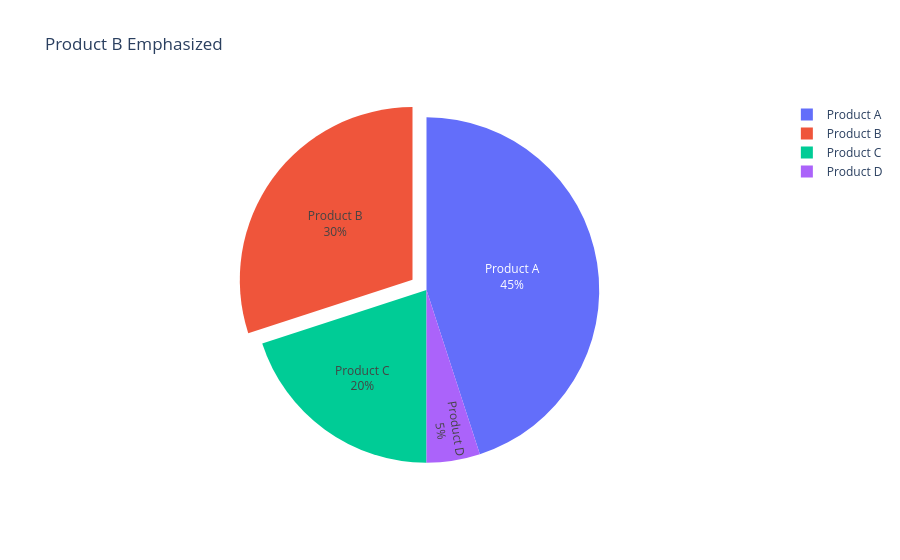
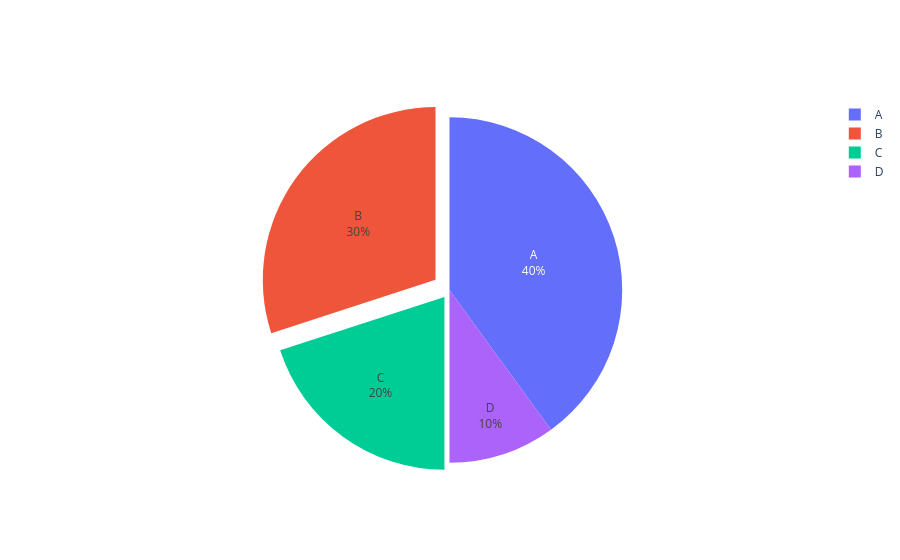
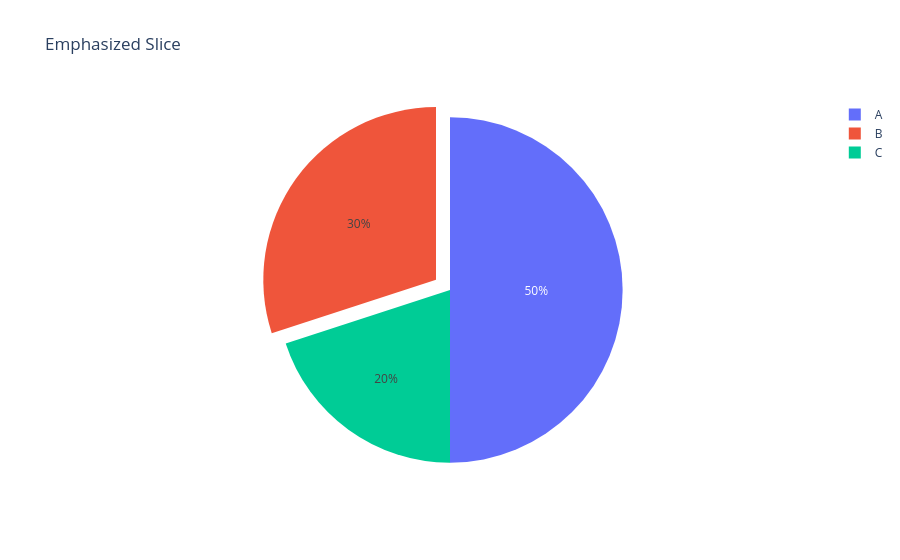

Notebook code cell kept with these figures, in order:
### Markdown cell above
## Pull Slices

### Code cell
# Method 1: Pull out specific slices
fig = go.Figure(data=[go.Pie(
    labels=['Product A', 'Product B', 'Product C', 'Product D'],
    values=[450, 300, 200, 50],
    pull=[0, 0.1, 0, 0],  # Pull out only Product B (index 1) by 0.1 radius
    textinfo='label+percent'
)])

fig.update_layout(title='Product B Emphasized')
fig.show()

# Method 2: Pull out multiple slices
fig2 = go.Figure(data=[go.Pie(
    labels=['A', 'B', 'C', 'D'],
    values=[40, 30, 20, 10],
    pull=[0, 0.1, 0.05, 0],  # Pull B and C by different amounts
    textinfo='label+percent'
)])
fig2.show()

# Method 3: Pull out one slice in Plotly Express
df = pd.DataFrame({'Category': ['A', 'B', 'C'], 'Value': [50, 30, 20]})
fig3 = px.pie(df, values='Value', names='Category', title='Emphasized Slice')
fig3.update_traces(pull=[0, 0.1, 0])  # Pull second slice
fig3.show()

### Figure 1 — Plotly figure (JSON) as saved in the notebook; plotly's stock layout.template omitted (floating-point values rounded to 4 significant figures)
{"data": [{"labels": ["Product A", "Product B", "Product C", "Product D"], "pull": [0, 0.1, 0, 0], "textinfo": "label+percent", "type": "pie", "values": [450, 300, 200, 50]}], "layout": {"title": {"text": "Product B Emphasized"}}}

### Figure 2 — Plotly figure (JSON) as saved in the notebook; plotly's stock layout.template omitted (floating-point values rounded to 4 significant figures)
{"data": [{"labels": ["A", "B", "C", "D"], "pull": [0, 0.1, 0.05, 0], "textinfo": "label+percent", "type": "pie", "values": [40, 30, 20, 10]}], "layout": {}}

### Figure 3 — Plotly figure (JSON) as saved in the notebook; plotly's stock layout.template omitted (floating-point values rounded to 4 significant figures)
{"data": [{"domain": {"x": [0, 1], "y": [0, 1]}, "hovertemplate": "Category=%{label}<br>Value=%{value}<extra></extra>", "labels": ["A", "B", "C"], "legendgroup": "", "name": "", "pull": [0, 0.1, 0], "showlegend": true, "type": "pie", "values": [50, 30, 20]}], "layout": {"legend": {"tracegroupgap": 0}, "title": {"text": "Emphasized Slice"}}}
